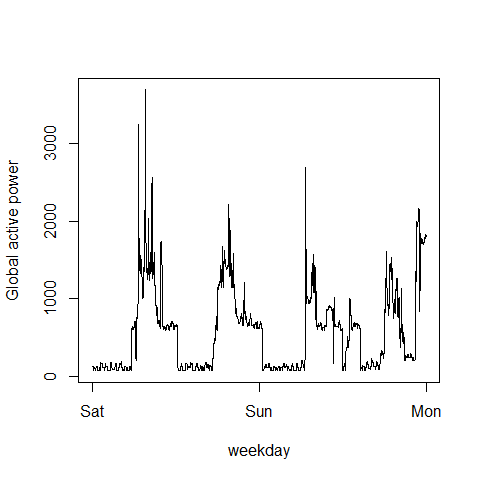

Reproduce this figure in R.
data = read.table("lab6.txt", sep = ";", header = T)
data[,"Date"] = as.Date(data[,"Date"], format = "%d/%m/%Y")
data = data[(data[,"Date"] <= as.Date("2007-02-02")) & (data[,"Date"] >= as.Date("2007-02-01")), ]

colnames(data)[3] ="GAP"
data$datetime = paste(data$Date, data$Time)  # concatenating
data$datetime = as.POSIXct(data$datetime, format = "%Y-%M-%d %H:%M:%S")  # Converting to time format
data <- data[order(data$datetime),] # Sorting by the date time for future line plotting

plot(data$datetime, data$GAP, type = "l", xlab = "weekday", ylab = "Global active power")
